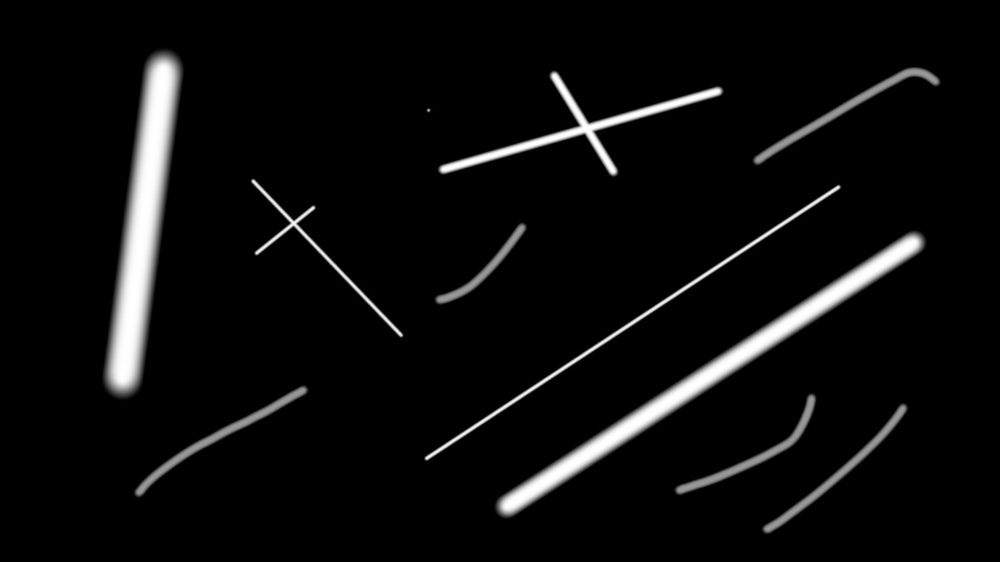
#> input picture contrr.jpeg, 1000 x 562 px, shrunk from 1600 x 900 before the run, found by its file name
$ python Sudoku.py
#> lines starting #> are read from the running program, lines starting #| are printed output that depends on the picture; after the words box and inside, x2 and y2 are one past the last pixel; in counts of white or black regions, pixels touching at a corner belong together
import cv2
import numpy as np

img = cv2.imread('/Users/admin/Documents/GitHub/Capstone-Contrails-AI/contrr.jpeg')
#> img is the input picture: shape (562, 1000, 3); min 0, max 255, mean 12.9
gray = cv2.cvtColor(img, cv2.COLOR_BGR2GRAY)
edges = cv2.Canny(gray, 75, 150)
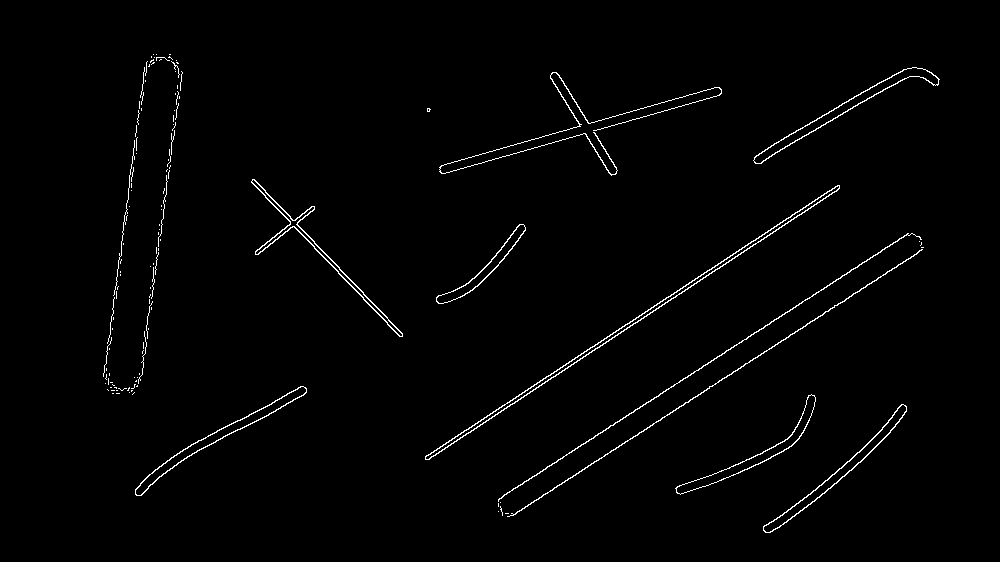
#> edges: shape (562, 1000); 1.4% white in thin lines or dots, all inside (x1, y1, x2, y2) = (103, 54, 940, 533)
lines = cv2.HoughLinesP(edges, 1, np.pi/180, 30, maxLineGap=5)
#> lines = 112 rows, first 6: [512, 515, 922, 249], [498, 500, 908, 233], [521, 397, 749, 248], [503, 495, 785, 312], [694, 283, 839, 188], [595, 130, 719, 95]
for line in lines:
   x1, y1, x2, y2 = line[0]
   cv2.line(img, (x1, y1), (x2, y2), (0, 0, 128), 1)
#> this loop made 112 passes
#> (x1, y1, x2, y2) on passes 1 to 12: (512, 515, 922, 249), (498, 500, 908, 233), (521, 397, 749, 248), (503, 495, 785, 312), (694, 283, 839, 188), (595, 130, 719, 95), (528, 388, 776, 226), (253, 179, 402, 333), (265, 197, 399, 336), (425, 456, 615, 332), (765, 149, 903, 69), (440, 166, 580, 126)
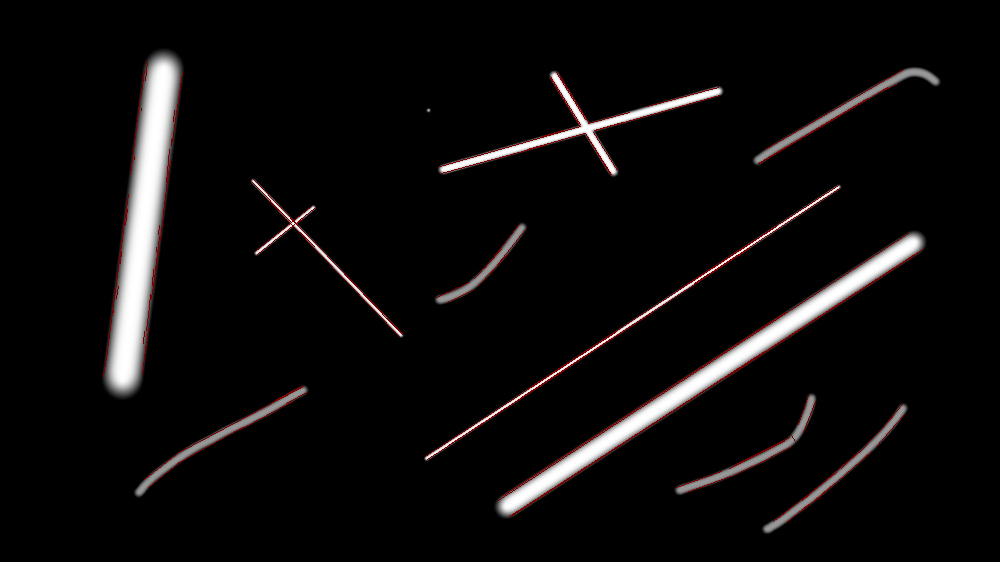
#> img: shape (562, 1000, 3); 1.13% of pixels changed, all inside (x1, y1, x2, y2) = (103, 61, 923, 531)
cv2.imshow("linesEdges", edges)
cv2.imshow("linesDetected", img)
cv2.waitKey(0)
cv2.destroyAllWindows()
